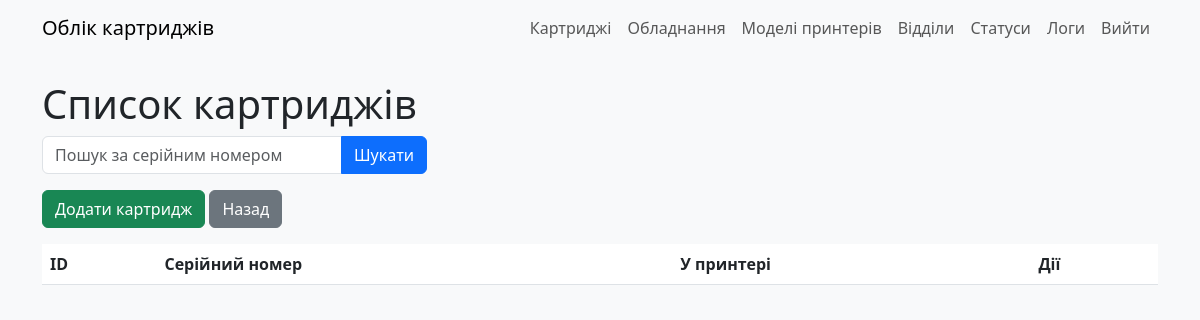
Page /cartridges (signed in) on the earlier database version.
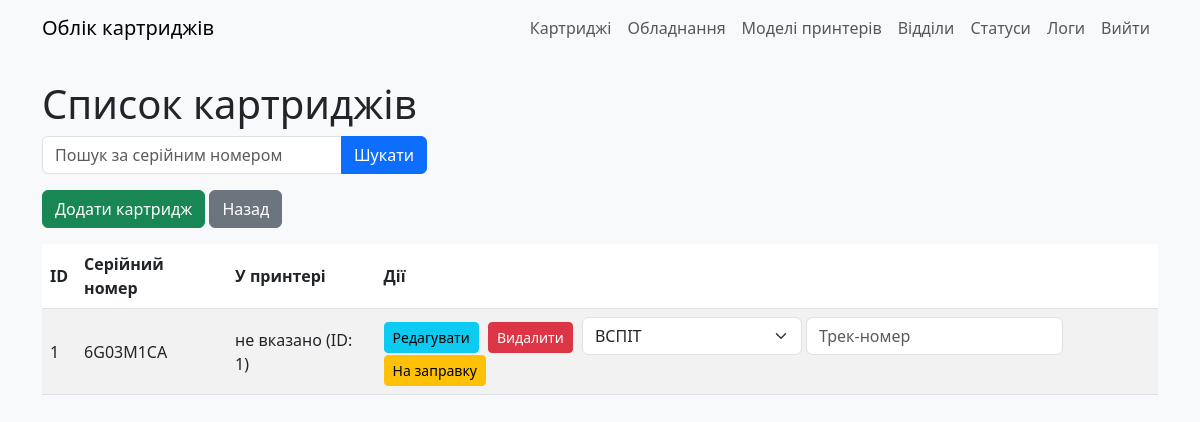
Same page on the later database version.
### models.py (models this page shows)
class Cartridges(db.Model):
    __tablename__ = "cartridges"
    id: Mapped[int] = mapped_column(primary_key=True)
    serial_num: Mapped[str] = mapped_column(String(255), server_default="N/A")  # or Text() if more space is needed
    in_printer: Mapped[int] = mapped_column(ForeignKey(CustomerEquipment.id), nullable=True)
    user_updated: Mapped[int] = mapped_column(ForeignKey(User.id))
    time_updated: Mapped[DateTime] = mapped_column(DateTime, server_default=func.now())

class CustomerEquipment(db.Model):
    __tablename__ = "custmr_equip"
    id: Mapped[int] = mapped_column(primary_key=True)
    print_model: Mapped[int] = mapped_column(ForeignKey(PrinterModel.id))
    print_dept: Mapped[int] = mapped_column(ForeignKey(RefillDept.id))
    serial_num: Mapped[str] = mapped_column(String(255), server_default="N/A")  # or Text() if more space is needed
    inventory_num: Mapped[str] = mapped_column(String(255), server_default="N/A")  # or Text() for larger values
    user_updated: Mapped[int] = mapped_column(ForeignKey(User.id))
    time_updated: Mapped[DateTime] = mapped_column(DateTime, server_default=func.now())

### app.py (the view)
@app.route('/cartridges')
@login_required
def cartridges():
    search = request.args.get('search', '')
    cartridges = Cartridges.query.filter(Cartridges.serial_num.ilike(f'%{search}%')).all()
    return render_template('cartridges.html', RefillDept=RefillDept, CustomerEquipment=CustomerEquipment, cartridges=cartridges, search=search)

### app.py (called while the page is built)
@login_manager.user_loader
def load_user(user_id):
    return User.query.get(int(user_id))

### templates/cartridges.html (shortened to what this page needs)
{% extends "base.html" %}
{% block content %}
    <h1>Список картриджів</h1>
    <form method="GET" class="mb-3">
        <div class="input-group">
            <input type="text" name="search" class="form-control" placeholder="Пошук за серійним номером" value="{{ search }}">
            <button type="submit" class="btn btn-primary">Шукати</button>
        </div>
    </form>
    <div class="mb-3">
        <a href="{{ url_for('add_cartridge') }}" class="btn btn-success">Додати картридж</a>
        <a href="{{ url_for('index') }}" class="btn btn-secondary">Назад</a>
    </div>
    <table class="table table-striped">
        <thead>
            <tr>
                <th>ID</th>
                <th>Серійний номер</th>
                <th>У принтері</th>
                <th>Дії</th>
            </tr>
        </thead>
        <tbody>
            {% for cartridge in cartridges %}
            <tr>
                <td>{{ cartridge.id }}</td>
                <td>{{ cartridge.serial_num }}</td>
                <td>
                    {% if cartridge.in_printer %}
                        {{ CustomerEquipment.query.get(cartridge.in_printer).serial_num }} (ID: {{ cartridge.in_printer }})
                    {% else %}
                        Немає
                    {% endif %}
                </td>
                <td>
                    <a href="{{ url_for('edit_cartridge', cartridge_id=cartridge.id) }}" class="btn btn-info btn-sm">Редагувати</a>
                    <form action="{{ url_for('delete_cartridge', cartridge_id=cartridge.id) }}" method="POST" class="d-inline">
                        <button type="submit" class="btn btn-danger btn-sm" onclick="return confirm('Ви впевнені?')">Видалити</button>
                    </form>
                    <form action="{{ url_for('send_to_refill', cartridge_id=cartridge.id) }}" method="POST" class="d-inline">
                        <select name="exec_dept_id" class="form-select d-inline w-auto">
                            {% for dept in RefillDept.query.filter_by(is_exec=1).all() %}
                                <option value="{{ dept.id }}">{{ dept.deptname }}</option>
                            {% endfor %}
                        </select>
                        <input type="text" name="parcel_track" class="form-control d-inline w-auto" placeholder="Трек-номер" maxlength="13">
                        <button type="submit" class="btn btn-warning btn-sm">На заправку</button>
                    </form>
                </td>
            </tr>
            {% endfor %}
        </tbody>
    </table>
{% endblock %}

Differences in the rows shown:
added Cartridges: id "1", serial_num "6G03M1CA", query.get "не вказано", in_printer "1"
